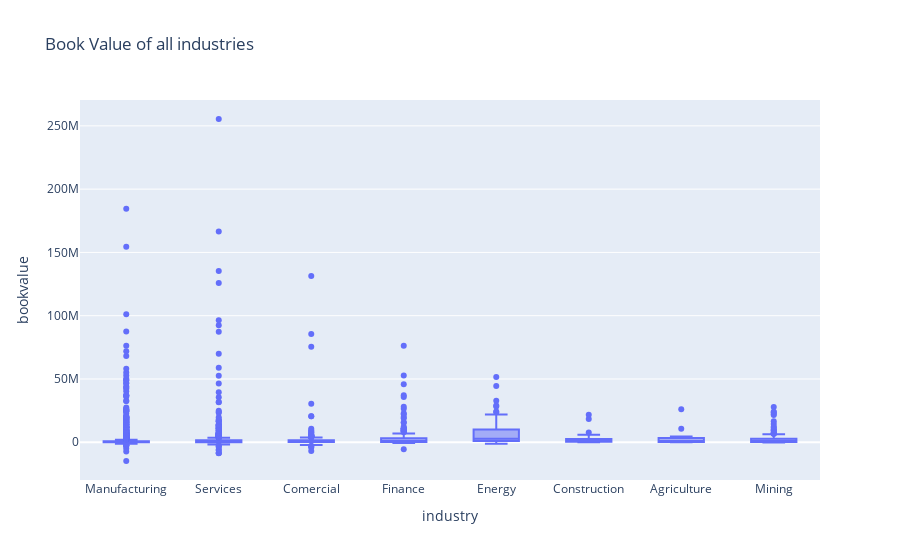

This figure's notebook cell:
### Code cell
px.box(df_final_size, x='industry', y='bookvalue', title='Book Value of all industries')

### Figure 1 — Plotly figure (JSON) as saved in the notebook; plotly's stock layout.template omitted (floating-point values rounded to 4 significant figures; data arrays with more than 128 entries replaced by an {"elided": "..."} marker saying what was removed)
{"data": [{"alignmentgroup": "True", "hovertemplate": "industry=%{x}<br>bookvalue=%{y}<extra></extra>", "legendgroup": "", "marker": {"color": "#636efa"}, "name": "", "notched": false, "offsetgroup": "", "orientation": "v", "showlegend": false, "type": "box", "x": {"elided": "2968 str values"}, "x0": " ", "xaxis": "x", "y": {"elided": "2968 float values"}, "y0": " ", "yaxis": "y"}], "layout": {"boxmode": "group", "legend": {"tracegroupgap": 0}, "title": {"text": "Book Value of all industries"}, "xaxis": {"anchor": "y", "domain": [0, 1], "title": {"text": "industry"}}, "yaxis": {"anchor": "x", "domain": [0, 1], "title": {"text": "bookvalue"}}}}
